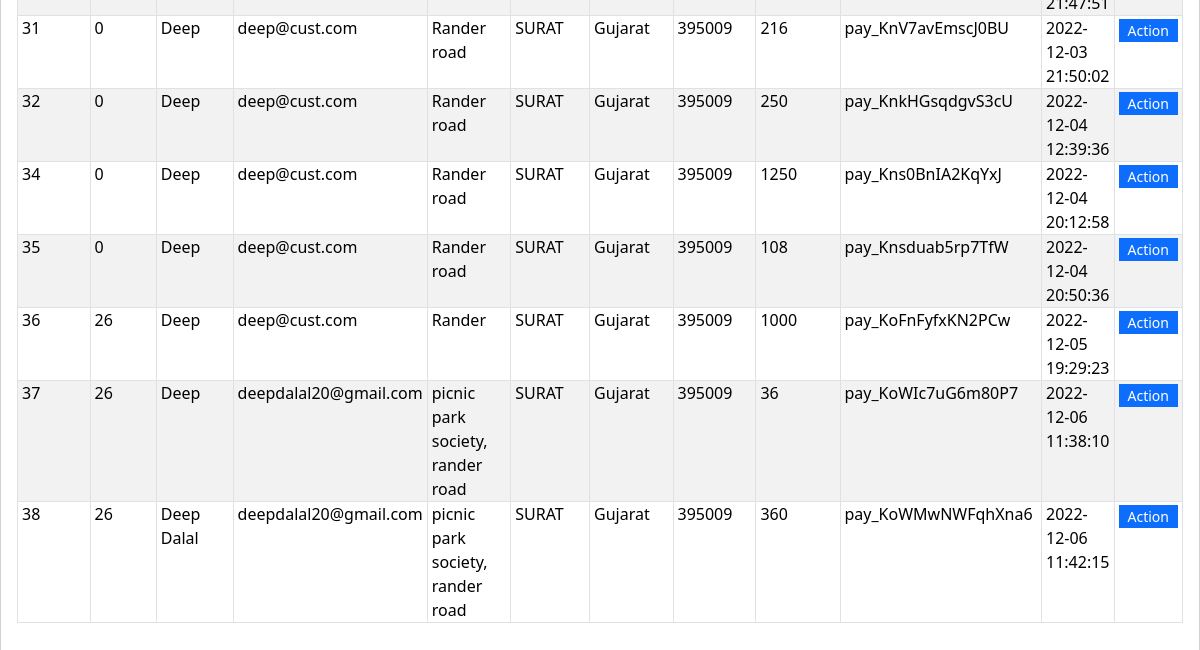
/orders.php (signed in, lower part), run on an earlier commit of the app's database.
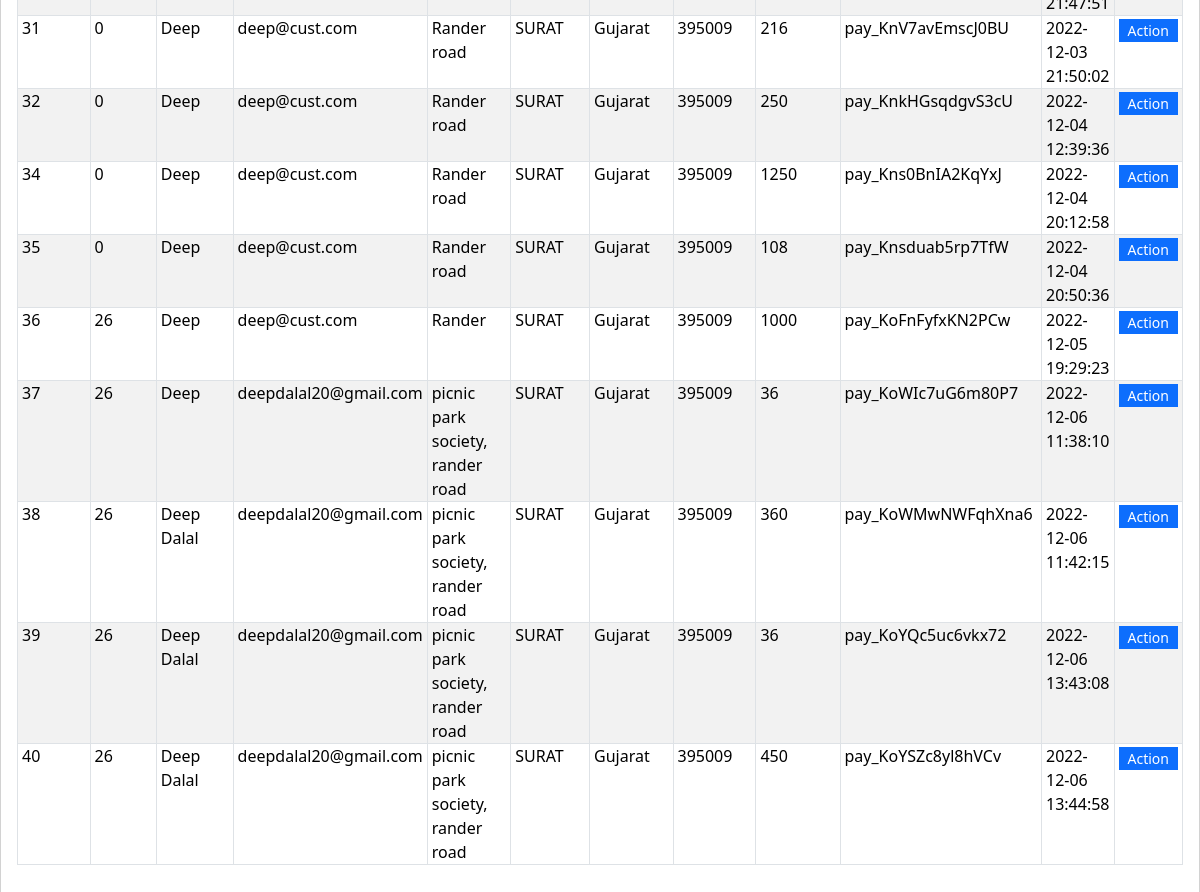
And on a later commit of the database.
### tables this page shows
CREATE TABLE `tblorderdetail` (
  `od_id` int(11) NOT NULL,
  `u_id` int(11) NOT NULL,
  `od_name` varchar(40) NOT NULL,
  `od_email` varchar(256) NOT NULL,
  `od_address` varchar(100) NOT NULL,
  `od_city` varchar(30) NOT NULL,
  `od_state` varchar(30) NOT NULL,
  `od_pin` varchar(10) NOT NULL,
  `od_total` int(11) NOT NULL,
  `od_pay` varchar(256) NOT NULL,
  `od_date` datetime NOT NULL
);

### orders.php (the view, shortened to what this page needs)
<?php
    include 'dbcon.php';
?>
<!doctype html>
<html lang="en">
  <head>
    <link href="https://cdn.jsdelivr.net/npm/bootstrap@5.1.3/dist/css/bootstrap.min.css" rel="stylesheet">
    <link rel="stylesheet" href="admin.css">
    <link rel="stylesheet" href="./Font-Awesome-master/css/all.min.css">
    <link rel="stylesheet" href="./css/bootstrap.min.css">
    <link rel="stylesheet" href="./select2/css/select2.min.css">
  </head>
  <body>
<div class="card rounded-0 shadow">
    <div class="card-body">
        <table class="table table-hover table-striped table-bordered">
            <colgroup>
                <col width="10%">
                <col width="10%">
                <col width="10%">
                <col width="10%">
                <col width="10%">
                <col width="10%">
                <col width="10%">
                <col width="10%">
                <col width="10%">
                <col width="10%">
                <col width="10%">
            </colgroup>
            <tbody>
            <?php
                $sql = "SELECT * FROM tblorderdetail";
                $data = mysqli_query($conn, $sql);
                $num = mysqli_num_rows($data);
                if($num > 0)
                {
                while($row = mysqli_fetch_assoc($data)):
            ?>
                <tr>
                    <td class="py-0 px-1"><?php echo $row['od_id']; ?></td>
                    <td class="py-0 px-1"><?php echo $row['u_id']; ?></td>
                    <td class="py-0 px-1"><?php echo $row['od_name']; ?></td>
                    <td class="py-0 px-1"><?php echo $row['od_email']; ?></td>
                    <td class="py-0 px-1"><?php echo $row['od_address']; ?></td>
                    <td class="py-0 px-1"><?php echo $row['od_city']; ?></td>
                    <td class="py-0 px-1"><?php echo $row['od_state']; ?></td>
                    <td class="py-0 px-1"><?php echo $row['od_pin']; ?></td>
                    <td class="py-0 px-1"><?php echo $row['od_total']; ?></td>
                    <td class="py-0 px-1"><?php echo $row['od_pay']; ?></td>
                    <td class="py-0 px-1"><?php echo $row['od_date']; ?></td>
                    <td class="py-0 px-1">
                    <div class="btn-group" role="group">
                    <a href="orderby.php?id=<?php echo $row['u_id'];?>"><button  type="button" class="btn btn-primary btn-sm rounded-0 py-0">
                            Action
                            </button></a>
                    </div>
                    </td>
                </tr>
                <?php endwhile; ?>
            </tbody>
            <?php
                }
                else
                {
                    ?>
                    <td class="py-0 px-1">No Orders Placed</td>
                    <?php
                }
            ?>
        </table>
    </div>
</div>
    </body>
</html>

What changed in the data, as far as the page shows it:
added tblorderdetail: od_id "39", u "26", od_name "Deep Dalal", od_email "deepdalal20@gmail.com", od_address "picnic park society, rander road", od_city "SURAT", od_state "Gujarat", od_pin "395009", od_total "36", od_pay "pay_KoYQc5uc6vkx72", od_date "2022-12-06 13:43:08"
added tblorderdetail: od_id "40", u "26", od_name "Deep Dalal", od_email "deepdalal20@gmail.com", od_address "picnic park society, rander road", od_city "SURAT", od_state "Gujarat", od_pin "395009", od_total "450", od_pay "pay_KoYSZc8yl8hVCv", od_date "2022-12-06 13:44:58"
